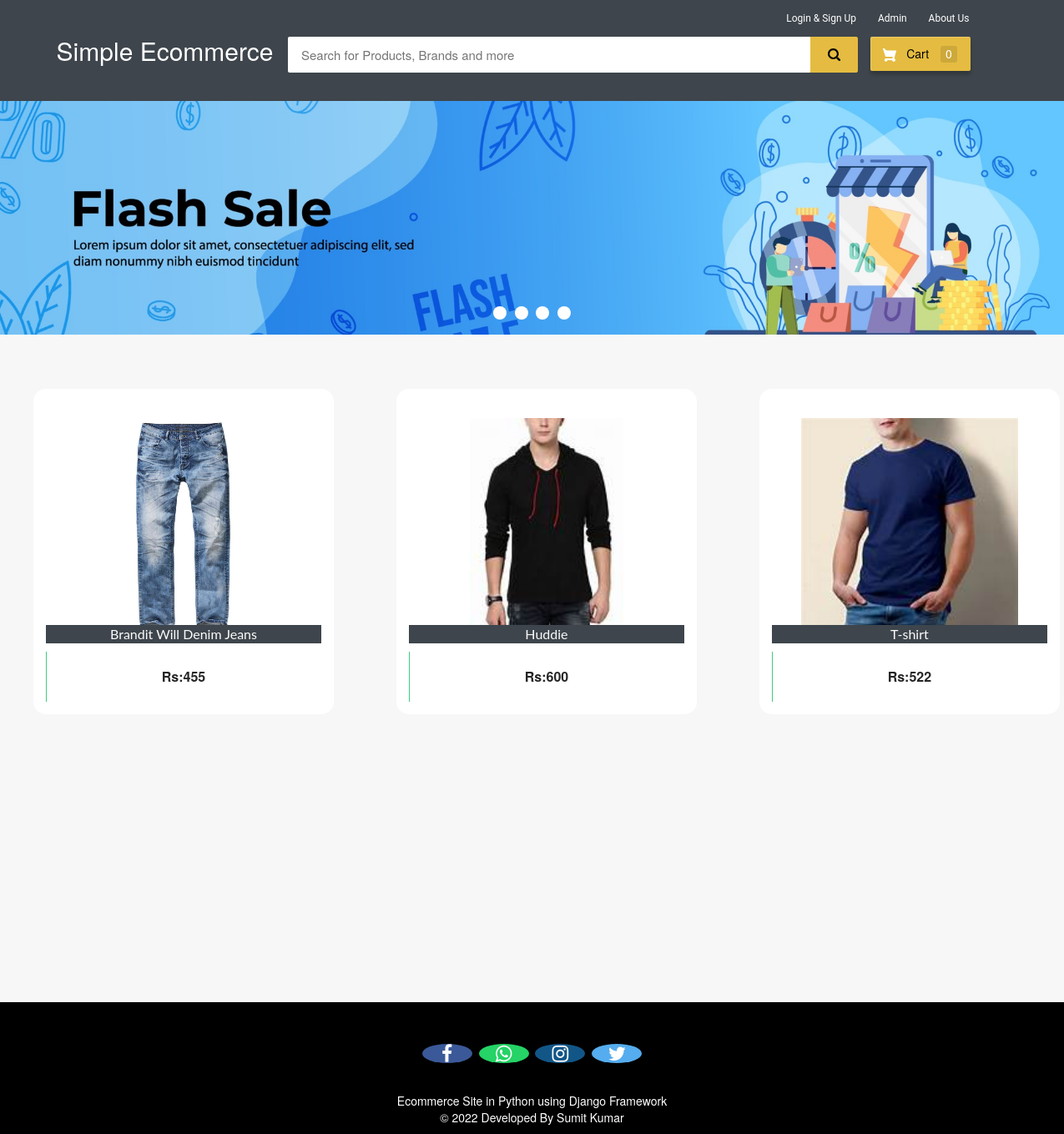
The page / on the database its author committed.
### ecom/models.py (models this page shows, shortened)
class Product(models.Model):
    name=models.CharField(max_length=40)
    product_image= models.ImageField(upload_to='product_image/',null=True,blank=True)
    price = models.PositiveIntegerField()
    description=models.CharField(max_length=40)

### ecom/views.py (the view)
# urls.py: path('',views.home_view,name=''),
def home_view(request):
    products=models.Product.objects.all()
    if 'product_ids' in request.COOKIES:
        product_ids = request.COOKIES['product_ids']
        counter=product_ids.split('|')
        product_count_in_cart=len(set(counter))
    else:
        product_count_in_cart=0
    if request.user.is_authenticated:
        return HttpResponseRedirect('afterlogin')
    return render(request,'ecom/index.html',{'products':products,'product_count_in_cart':product_count_in_cart})

### templates/ecom/index.html (shortened to what this page needs)
{% extends 'ecom/homebase.html' %}
{% load static %}
{% block content %}
<div class="row">
  <div class="col-md-12">
    <div class="slider-container">
      <div class="menu">
        <label for="slide-dot-1"></label>
        <label for="slide-dot-2"></label>
        <label for="slide-dot-3"></label>
        <label for="slide-dot-4"></label>
      </div>
        <div class="slide slide-1"></div>
    </div>
  </div>
</div>
{%if products%}
<br>
  <div class="row">
      {% for p in products %}
      <div class="column">
      <div class="container page-wrapper" style="width: 450px;">
        <div class="page-inner">
          <div class="row">
            <div class="el-wrapper">
              <div class="box-up">
                <img class="img" src="{% static p.product_image.url %}" alt="product pic" height="300px" width="300px" style="object-fit:contain;">
                <div class="img-info">
                  <div class="info-inner">
                    <span style="background-color:#3e454c; color:fbfbfb;"class="p-company">{{p.name}}</span>
                  </div>
                </div>
              </div>
              <div class="box-down">
                <a class="cart" href="{% url 'add-to-cart' p.id  %}">
                  <span class="price">Rs:{{p.price}}</span>
                  <span class="add-to-cart">
                    <span class="txt"><i class="fa fa-shopping-cart"></i> Add To Cart</span>
                  </span>
                </a>
              </div>
            </div>
          </div>
        </div>
      </div>
      </div>
{% if forloop.counter|divisibleby:"3" %}
    </div>
{% endif %}
  {% endfor %}
{%else%}
<h3 style="text-align:center; color:#3E454C;">No Search Found</h3>
{%endif%}
<br><br><br>
<br><br><br><br><br><br><br><br><br><br><br><br>
{% endblock content %}

### templates/ecom/homebase.html (shortened to what this page needs)
<html>
{% load static %}
<head>
<link rel="stylesheet" href="https://maxcdn.bootstrapcdn.com/bootstrap/3.3.0/css/bootstrap.min.css">
<link rel="stylesheet" href="https://maxcdn.bootstrapcdn.com/font-awesome/4.7.0/css/font-awesome.min.css">
</head>
<body>
  {%if request.user.is_authenticated%}
    {% include "ecom/customer_navbar.html" %}
  {%else%}
  <div id="navbar">
    <div class="container">
        <div class="row row1">
            <ul class="largenav pull-right">
              <li class="upper-links dropdown"><a class="links" href="">Login & Sign Up</a>
              </li>
                <li class="upper-links"><a class="links" href="/adminclick">Admin</a></li>
                <li class="upper-links"><a class="links" href="/aboutus">About Us</a></li>
            </ul>
        </div>
        <div class="row row2">
            <div class="col-sm-3">
                <h2 style="margin:0px;"><a style="text-decoration:none; color:white;" href="/"><span class="largenav">Simple Ecommerce </span></a></h2>
            </div>
            <div class="navbar-search smallsearch col-sm-7 col-xs-11">
              <form  action="/search" method="get">
                <div class="row"> <input class="navbar-input col-xs-11" type="search" placeholder="Search for Products, Brands and more" name="query" id="query">
                  <button class="navbar-button col-xs-1" type="submit">
                  </button>
                </div>
              </form>
            </div>
            <div class="cart1 largenav col-sm-2"> <a class="cart-button" href="/cart">  Cart <span class="item-number ">{{ product_count_in_cart }}</span> </a> </div>
        </div>
    </div>
</div>
  {%endif%}
{% block content %}
{% endblock content %}
<br><br><br>
<footer>
  <br>
  <p>
    <a href="#" class="fa fa-facebook"></a>
    <a href="#" class="fa fa-whatsapp"></a>
    <a href="#" class="fa fa-instagram"></a>
    <a href="#" class="fa fa-twitter"></a>
  </p>
  <br>
  <div class="container">
    <div class="row">
      <div class="col-md-12 col-sm-12">
        <div style="color:#ffffff;" class="wow fadeInUp footer-copyright">
          <p>Ecommerce Site in Python using Django Framework<br>
            &copy; 2022 Developed By Sumit Kumar </p>
        </div>
      </div>
    </div>
  </div>
</footer>
</body>
</html>

### templates/ecom/homebase.html (style rules this page uses)
body { background-color: #f7f7f7; }
#navbar { background-color: #3e454c; color: black; }
.row1 { padding-top: 10px; padding-right: 50px }
.row2 { padding-bottom: 20px }
.navbar-input { padding: 11px 16px; border-radius: 2px 0 0 2px; border: 0 none; outline: 0 none; font-size: 15px }
.navbar-button { background-color: #e5bc41; border: 1px solid #e5bc41; border-radius: 0 2px 2px 0; color: #565656; padding: 10px 0; height: 43px; cursor: pointer }
.cart-button { background-color: #E5BC41; box-shadow: 0 4px 4px 0 rgba(0, 0, 0, .23), inset 1px 1px 0 0 hsla(0, 0%, 100%, .2); padding: 10px 0; text-align: center; height: 41px; border-radius: 2px; font-weight: 500; width: 120px; display: inline-block; color: #FFFFFF; text-decoration: none; color: inherit; border: none; outline: none }
.cart-svg { display: inline-block; width: 16px; height: 16px; vertical-align: middle; margin-right: 8px }
.item-number { border-radius: 3px; background-color: rgba(0, 0, 0, .1); height: 20px; padding: 3px 6px; font-weight: 500; display: inline-block; color: #fff; line-height: 12px; margin-left: 10px }
.upper-links { display: inline-block; padding: 0 11px; line-height: 23px; font-family: 'Roboto', sans-serif; letter-spacing: 0; color: inherit; border: none; outline: none; font-size: 12px }
.dropdown { position: relative; display: inline-block; margin-bottom: 0px }
.links { color: #fff; text-decoration: none }
.largenav { display: none }
.smallsearch { margin-left: 15px; margin-top: 15px }
.menu { cursor: pointer }
footer { padding: 0px 0px 0px 0px; background-color: black; margin: 0px; }
.fa { font-size: 23px; width: 60px; text-align: center; text-decoration: none; margin: 5px 2px; border-radius: 50%; }
.fa-facebook { background: #3B5998; color: white; margin-top: 30px; }
.fa-whatsapp { background: #25d366; color: white; }
.fa-twitter { background: #55ACEE; color: white; }
.fa-instagram { background: #125688; color: white; }
p { text-align: center; }
@media screen and (min-width: 768px) { .largenav { display: block } }
@media screen and (min-width: 768px) { .smallsearch { margin: 0px } }

### rows shown on the page
Product: product_image (picture), name "Brandit Will Denim Jeans", price "455"
Product: product_image (picture), name "Huddie", price "600"
Product: product_image (picture), name "T-shirt", price "522"

### other values the page prints
{{ product_count_in_cart }} "0"
